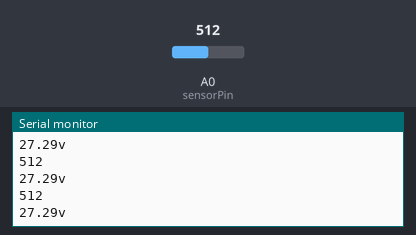
Recording of a sketch running on a simulated Arduino Uno, built with avr-gcc and run on an emulated ATmega328P. On the bench: the last lines printed to the serial monitor. Inputs (shaded band) come from the test bench; at power-on: A0 (sensorPin) = 512.

Above: at 1.3 s.
1.4 s: A0 (sensorPin) set to 716
At 1.81 s:
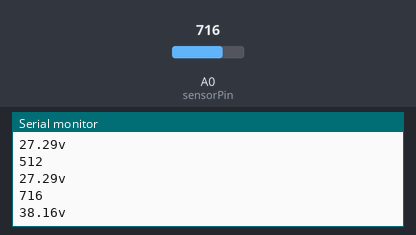
2.9 s: A0 (sensorPin) set to 900
At 3.31 s:
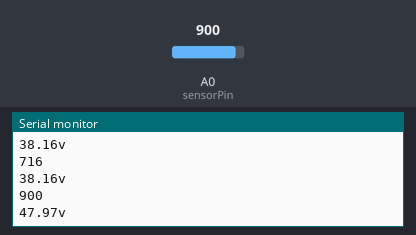
Timing chart, 0 to 5.9 s (numbered marks = the images above; inputs shaded):
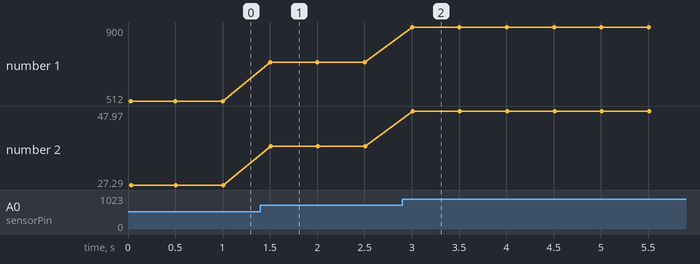

Measured:
- after the input at 1.4 s, the serial monitor: prints a new line after 0.10 s (image 1)
- after the input at 2.9 s, the serial monitor: prints a new line after 0.10 s (image 2)
- plotted number 1: 512 → 716 after the input at 1.4 s, 716 → 900 after the input at 2.9 s
- plotted number 2: 27.29 → 38.16 after the input at 1.4 s, 38.16 → 47.97 after the input at 2.9 s

The sketch:

voltmeter.ino
```cpp
int sensorPin = A0;    // select the input pin for the potentiometer
int ledPin = 13;      // select the pin for the LED
int sensorValue = 0;  // variable to store the value coming from the sensor
float gain = 0.0533;
float voltage = 0;

void setup() {
   Serial.begin(9600);

  Serial.println("Initializing...");
Serial.println("Voltmeter");
}

void loop() {
  // read the value from the sensor:
  sensorValue = analogRead(sensorPin);
  Serial.println(sensorValue);
  voltage = gain * sensorValue;
  Serial.println(String(voltage) + "v");
  delay(500);
}
```
